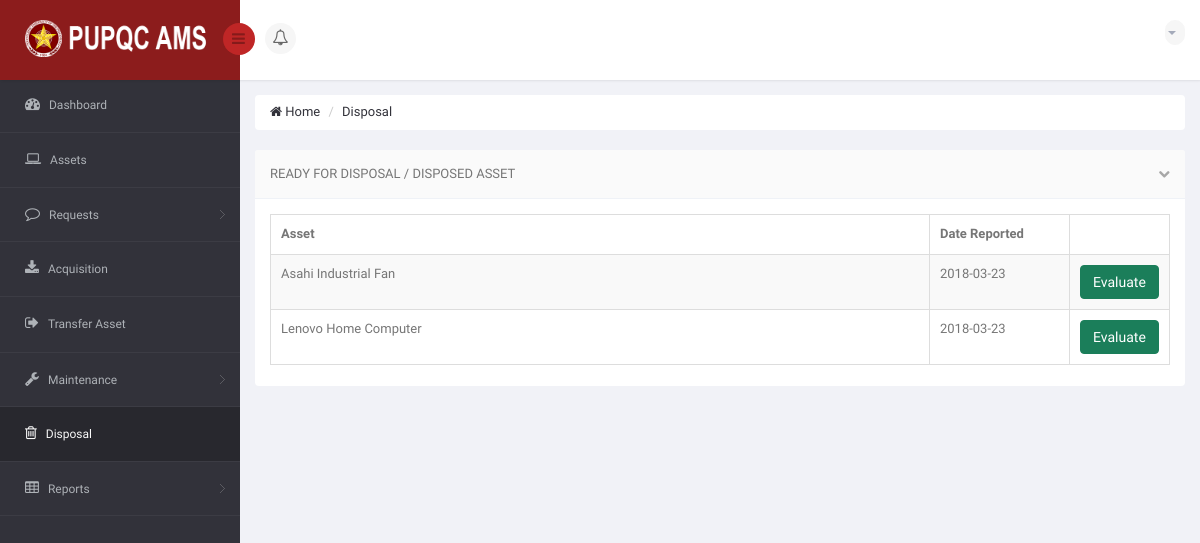
The app's page /DIR/PropertyOfficer/PODisposal.php (signed in), older data.
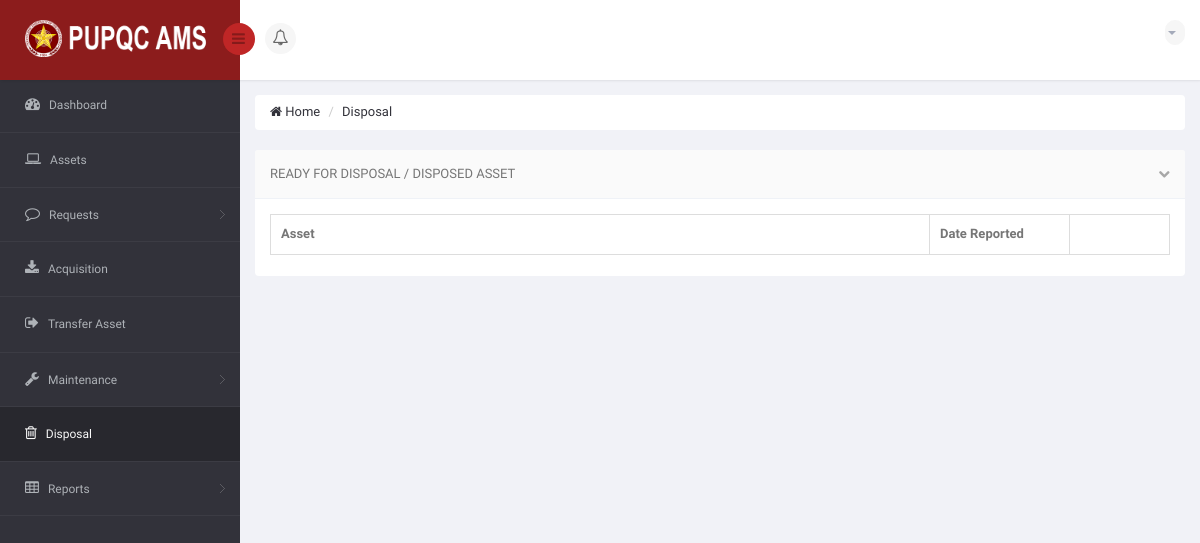
The same page, newer data.
### tables this page shows
CREATE TABLE `ams_t_report_of_damage_sub` (
  `RODS_ID` int(11) NOT NULL,
  `RODS_CANCEL_DATE` date DEFAULT NULL,
  `RODS_DATE_INSPECT` date DEFAULT NULL,
  `RODS_STATUS` varchar(25) NOT NULL DEFAULT 'Pending',
  `RODS_EVALUATION` varchar(25) DEFAULT NULL,
  `RODS_SHOW` int(11) NOT NULL DEFAULT '0',
  `ROD_ID` int(11) NOT NULL,
  `A_ID` int(11) NOT NULL
);

CREATE TABLE `ams_r_asset` (
  `A_ID` int(11) NOT NULL,
  `A_DESCRIPTION` varchar(250) NOT NULL,
  `A_DATE` date NOT NULL,
  `A_STATUS` varchar(25) NOT NULL DEFAULT 'Serviceable',
  `A_ACQUISITION_TYPE` varchar(25) NOT NULL,
  `A_AVAILABILITY` varchar(25) NOT NULL DEFAULT 'Available',
  `A_DISPOSAL_STATUS` int(11) NOT NULL DEFAULT '0',
  `AL_ID` int(11) DEFAULT NULL,
  `C_ID` int(11) DEFAULT NULL,
  `URS_ID` int(11) DEFAULT NULL,
  `PPMP_ID` int(11) DEFAULT NULL
);

CREATE TABLE `ams_t_report_of_damage` (
  `ROD_ID` int(11) NOT NULL,
  `ROD_NO` varchar(15) NOT NULL,
  `ROD_REASON` varchar(350) NOT NULL,
  `ROD_DATE` date NOT NULL,
  `ROD_STATUS` varchar(25) NOT NULL DEFAULT 'Pending',
  `ROD_VIEW_BY_PO` int(11) DEFAULT '0',
  `ROD_VIEW_BY_USER` int(11) NOT NULL DEFAULT '0',
  `ROD_REMARKS` varchar(350) DEFAULT NULL
);

### DIR/PropertyOfficer/PODisposal.php (the view, shortened to what the changed rows need)
<!DOCTYPE html>
<html lang="en">
<head>
    <link href="../../bs3/css/bootstrap.min.css" rel="stylesheet">
    <link href="../../css/bootstrap-reset.css" rel="stylesheet">
    <link href="../../font-awesome/css/font-awesome.css" rel="stylesheet" />
    <link href="../../js/advanced-datatable/css/demo_page.css" rel="stylesheet" />
    <link href="../../js/advanced-datatable/css/demo_table.css" rel="stylesheet" />
    <link rel="stylesheet" href="../../js/data-tables/DT_bootstrap.css" />
    <link href="../../css/style.css" rel="stylesheet">
    <link href="../../css/style-responsive.css" rel="stylesheet" />
    <link href="../../js/iCheck/skins/minimal/minimal.css" rel="stylesheet">
    <link href="../../js/iCheck/skins/minimal/red.css" rel="stylesheet">
    <link href="../../js/iCheck/skins/minimal/green.css" rel="stylesheet">
    <link href="../../js/iCheck/skins/minimal/blue.css" rel="stylesheet">
    <link href="../../js/iCheck/skins/minimal/yellow.css" rel="stylesheet">
    <link href="../../js/iCheck/skins/minimal/purple.css" rel="stylesheet">
    <link href="../../js/iCheck/skins/square/square.css" rel="stylesheet">
    <link href="../../js/iCheck/skins/square/red.css" rel="stylesheet">
    <link href="../../js/iCheck/skins/square/green.css" rel="stylesheet">
    <link href="../../js/iCheck/skins/square/blue.css" rel="stylesheet">
    <link href="../../js/iCheck/skins/square/yellow.css" rel="stylesheet">
    <link href="../../js/iCheck/skins/square/purple.css" rel="stylesheet">
    <link href="../../js/iCheck/skins/flat/grey.css" rel="stylesheet">
    <link href="../../js/iCheck/skins/flat/red.css" rel="stylesheet">
    <link href="../../js/iCheck/skins/flat/green.css" rel="stylesheet">
    <link href="../../js/iCheck/skins/flat/blue.css" rel="stylesheet">
    <link href="../../js/iCheck/skins/flat/yellow.css" rel="stylesheet">
    <link href="../../js/iCheck/skins/flat/purple.css" rel="stylesheet">
    <link rel="stylesheet" type="text/css" href="../../js/select2/select2.css" />
    <link rel="stylesheet" type="text/css" href="../../js/bootstrap-daterangepicker/daterangepicker-bs3.css" />
    <link rel="stylesheet" type="text/css" href="../../js/bootstrap-datetimepicker/css/datetimepicker.css" />
    <link rel="stylesheet" type="text/css" href="../../js/bootstrap-datepicker/css/datepicker.css" />
    <link href="../../js/plugins/sweetalert/sweetalert.css" type="text/css" rel="stylesheet" media="screen,projection">
</head>
<body>
<section id="container" >
                <?php
                    include('../Connection/db.php');
                  ?>
    <section id="main-content">
        <section class="wrapper">
            <div class="row">
                <div class="col-sm-12">
                    <section class="panel">
                        <div class="panel-body">
                            <div class="adv-table">
                                <table  class="display table table-bordered table-striped" id="dynamic-table">
                                    <thead>
                                        <tr>
                                            <th style="">Asset</th>
                                            <th style="width: 140px;">Date Reported</th>
                                            <th style="width: 100px;"></th>
                                        </tr>
                                    </thead>
                                    <tbody>
                                        <?php
                                            $sql = "SELECT * FROM `ams_t_report_of_damage_sub` AS RODS INNER JOIN `ams_t_report_of_damage` AS ROD ON RODS.ROD_ID = ROD.ROD_ID INNER JOIN `ams_r_asset` AS A ON RODS.A_ID = A.A_ID WHERE A.A_STATUS = 'Ready For Disposal' AND A.A_DISPOSAL_STATUS != 1";
                                            $result = mysqli_query($connection, $sql) or die("Bad Query: $sql");
                                            while($row = mysqli_fetch_assoc($result))
                                            {
                                                $aid = $row['A_ID'];
                                                $adescription = $row['A_DESCRIPTION'];
                                                $roddate = $row['ROD_DATE'];
                                        ?>
                                        <tr class="gradeX">
                                            <td style=""> <?php echo $adescription; ?> </td>
                                            <td style=""> <?php echo $roddate; ?> </td>
                                            <td style="">
                                                <a class="btn btn-success" href="#myModals<?php echo $aid; ?>" data-toggle="modal">Evaluate</a>
                                            </td>
                                        </tr>
                                        <?php
                                            }
                                        ?>
                                    </tbody>
                                </table>
                            </div>
                        </div>
                    </section>
                </div>
            </div>
        </section>
    </section>
</section>
</body>
</html>

Row changes from the older to the newer data that the page shows:
removed ams_t_report_of_damage_sub: A_ID.A_DESCRIPTION "Asahi Industrial Fan", ROD_ID.ROD_DATE "2018-03-23"
removed ams_t_report_of_damage_sub: A_ID.A_DESCRIPTION "Lenovo Home Computer", ROD_ID.ROD_DATE "2018-03-23"
